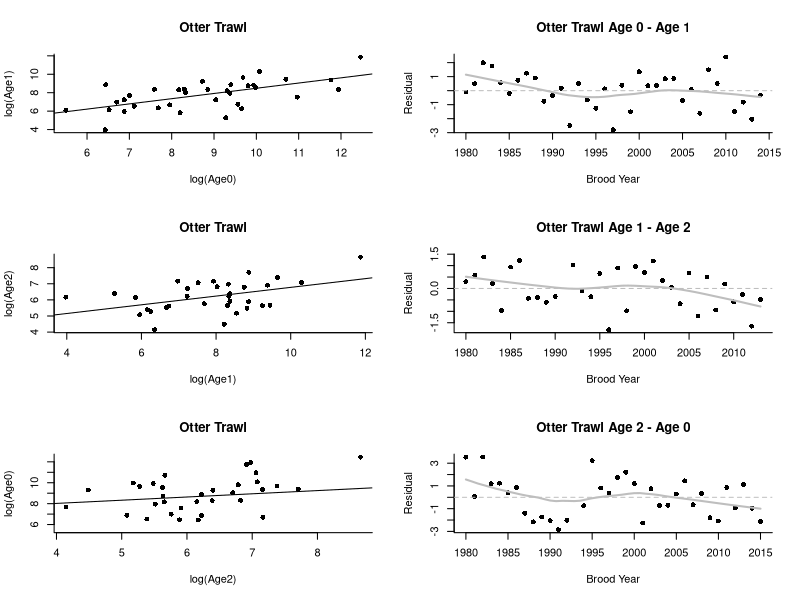
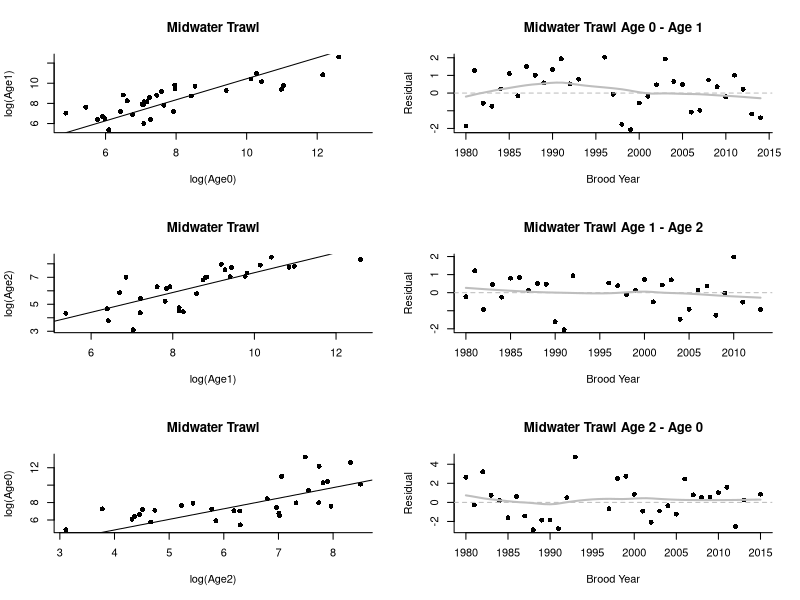
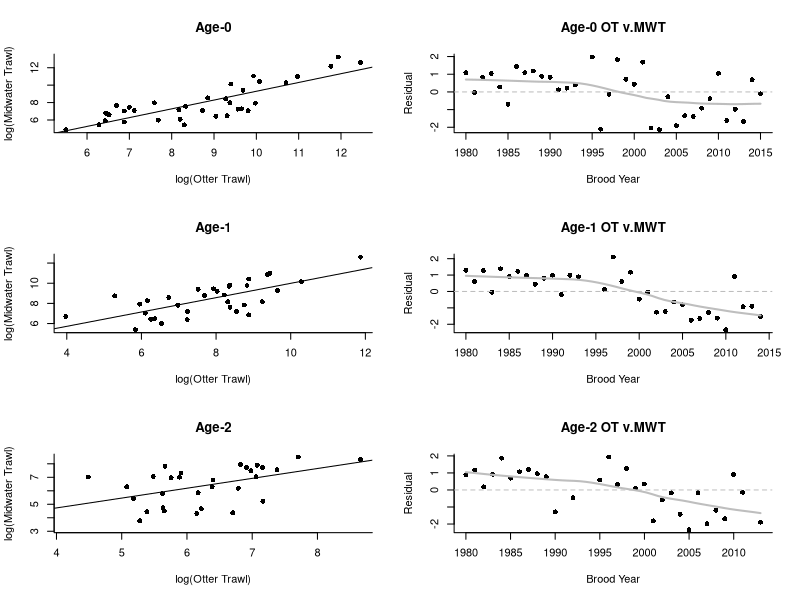

Write the R code that produced these figures, in order.
#### 1. INTRODUCTION ####
# 2024-03-14
# Vanessa Tobias <vanessa_tobias@fws.gov>

# The purpose of this code is to document the population dynamics model
#    appendix/technical note, as it appears in the Longfin Smelt Species
#    Status Assessment.

# This code is part of LFS Technical Note 4 (v. 3.2).
# It creates figures 2, 3, and 4, which are the data exploration graphs.

# The code file called "PopModel_BH_LN.R" fits the population model
#   and creates the later figures in the technical note.


#### 2. SETUP ####
## Packages ####
# This code does not require any additional packages


## Functions ####
## Residual Plotting Function
plotXresids <- function(dataset, model, x, xlab, main, loess = FALSE){
  # PLOTS a variable against residuals from a model that you specify
  # --- dataset = name of the dataset you want to plot from. No quotes.
  # --- model = name of the model that you want to extract residuals from
  # --- x = the variable name (in quotes) that you want to plot on the x axis
  # --- xlab = the label for the x axis (in quotes)
  # --- main = label for the top of the plot; should describe the model
  
  # rename the dataset for convenience
  dat <- dataset
  # extract the variable names from the model
  z <- all.vars(formula(model))[2]
  y <- all.vars(formula(model))[1]
  # remove any NAs from the dataset (to make the vectors the same length for plotting)
  dat <- dat[which(!is.na(eval(parse(text = paste0("dat$", y)))) & !is.na(eval(parse(text = paste0("dat$", z))))),]
  # draw the residual plot
  plot(eval(parse(text = paste0("dat$", x))),
       residuals(model),
       pch = 16, col = "black", bty = "l",
       xlab = xlab,
       ylab = "Residual",
       main = main)
  # add a horizontal line at residual = 0
  abline(h = 0, lty = 2, col = "grey")
  # add a smooth line, if requested
  if (loess == TRUE) lines(loess.smooth(eval(parse(text = paste0("dat$", x))),
                                        residuals(model), family = "gaussian"),
                           lwd = 2, col = "grey")
}


## Data ####
# Get Bay Study data from a CSV file
sfbs <- read.csv("./Data_Original/SFBS_just_LFS_Indices.csv", header = TRUE)
sfbs$log.ot.0 <- log(sfbs$ot.0)
sfbs$log.ot.1 <- log(sfbs$ot.1)
sfbs$log.ot.2 <- log(sfbs$ot.2)
sfbs$log.ot.2[which(is.infinite(sfbs$log.ot.2))] <- NA

sfbs$log.mwt.0 <- log(sfbs$mwt.0)
sfbs$log.mwt.1 <- log(sfbs$mwt.1)
sfbs$log.mwt.2 <- log(sfbs$mwt.2)
sfbs$log.mwt.2[which(is.infinite(sfbs$log.mwt.2))] <- NA
# Reorganize Bay Study data into year classes

yrClass <- data.frame(brood.year = sfbs$year,
                      ot.0 = sfbs$ot.0,
                      ot.1 = c(sfbs$ot.1[-1], NA),
                      ot.2 = c(sfbs$ot.2[-(1:2)], NA, NA),
                      mwt.0 = sfbs$mwt.0,
                      mwt.1 = c(sfbs$mwt.1[-1], NA),
                      mwt.2 = c(sfbs$mwt.2[-(1:2)], NA, NA))

# Calculate log of each index
yrClass$log.ot.0 <- log(yrClass$ot.0)
yrClass$log.ot.1 <- log(yrClass$ot.1)
yrClass$log.ot.2 <- log(yrClass$ot.2)
yrClass$log.ot.2[which(is.infinite(yrClass$log.ot.2))] <- NA
yrClass$log.mwt.0 <- log(yrClass$mwt.0)
yrClass$log.mwt.1 <- log(yrClass$mwt.1)
yrClass$log.mwt.2 <- log(yrClass$mwt.2)
yrClass$log.mwt.2[which(is.infinite(yrClass$log.mwt.2))] <- NA

# calculate survival ratios
yrClass$log.ot.01 <- yrClass$log.ot.1/yrClass$log.ot.0
yrClass$log.ot.02 <- yrClass$log.ot.2/yrClass$log.ot.0
yrClass$log.ot.12 <- yrClass$log.ot.2/yrClass$log.ot.1
yrClass$log.mwt.01 <- yrClass$log.mwt.1/yrClass$log.mwt.0
yrClass$log.mwt.02 <- yrClass$log.mwt.2/yrClass$log.mwt.0
yrClass$log.mwt.12 <- yrClass$log.mwt.2/yrClass$log.mwt.1

#### 3. ANALYSIS ####
## Correlations ####
### Otter Trawl ####
corrAge0_1.ot <- lm(log.ot.1 ~ log.ot.0, data = yrClass)
corrAge1_2.ot <- lm(log.ot.2 ~ log.ot.1, data = yrClass)
corrAge2_0.ot <- lm(log.ot.0 ~ log.ot.2, data = sfbs,
                    na.action = na.omit)

### Midwater Trawl ####
corrAge0_1.mwt <- lm(log.mwt.1 ~ log.mwt.0 - 1, data = yrClass)
corrAge1_2.mwt <- lm(log.mwt.2 ~ log.mwt.1 - 1, data = yrClass)
corrAge2_0.mwt <- lm(log.mwt.0 ~ log.mwt.2 -1, data = sfbs,
                     na.action = na.omit)

### Otter Trawl v. Midwater Trawl ####
corrAge0gears <- lm(log.mwt.0 ~ log.ot.0, data = yrClass)
corrAge1gears <- lm(log.mwt.1 ~ log.ot.1, data = yrClass)
corrAge2gears <- lm(log.mwt.2 ~ log.ot.2, data = yrClass)


#### 4. PLOTS ####

### Fig. 2 Otter Trawl ####
summary(corrAge0_1.ot)
summary(corrAge1_2.ot)
summary(corrAge2_0.ot)

png("./Figures/Fig2_OT.png",
    height = 10.125, width = 9.45, units = "in", res = 300)
par(mfrow = c(3, 2)) # create a 3x2 grid, fill by rows

# Row 1: age 0 v. age 1
plot(yrClass$log.ot.0, yrClass$log.ot.1,
     pch = 16, col = "black", bty = "l",
     xlab = "log(Age0)",
     ylab = "log(Age1)",
     main = "Otter Trawl")
abline(coefficients(corrAge0_1.ot))

plotXresids(dataset = yrClass, model = corrAge0_1.ot,
            x = "brood.year", xlab = "Brood Year",
            main = "Otter Trawl Age 0 - Age 1",
            loess = TRUE)

# Row 2: age 1 v. age 2
plot(yrClass$log.ot.1, yrClass$log.ot.2,
     pch = 16, col = "black", bty = "l",
     xlab = "log(Age1)",
     ylab = "log(Age2)",
     main = "Otter Trawl")
abline(coefficients(corrAge1_2.ot))

plotXresids(dataset = yrClass, model = corrAge1_2.ot,
            x = "brood.year", xlab = "Brood Year",
            main = "Otter Trawl Age 1 - Age 2",
            loess = TRUE)

# Row 3: age 2 v. age 0
plot(yrClass$log.ot.2, yrClass$log.ot.0,
     pch = 16, col = "black", bty = "l",
     xlab = "log(Age2)",
     ylab = "log(Age0)",
     main = "Otter Trawl")
abline(coefficients(corrAge2_0.ot))

plotXresids(dataset = sfbs,
            model = corrAge2_0.ot, 
            x = "year", xlab = "Brood Year",
            main = "Otter Trawl Age 2 - Age 0",
            loess = TRUE)
dev.off()

### Fig. 3 Midwater Trawl ####
summary(corrAge0_1.mwt)
summary(corrAge1_2.mwt)
summary(corrAge2_0.mwt)

png("./Figures/Fig3_MWT.png",
    height = 10.125, width = 9.45, units = "in", res = 300)
par(mfrow = c(3, 2)) # create a 3x2 grid, fill by rows

# Row 1: age 0 v. age 1
plot(yrClass$log.mwt.0, yrClass$log.mwt.1,
     pch = 16, col = "black", bty = "l",
     xlab = "log(Age0)",
     ylab = "log(Age1)",
     main = "Midwater Trawl")
abline(b=coefficients(corrAge0_1.mwt), a = 0)

plotXresids(dataset = yrClass, model = corrAge0_1.mwt, 
            x = "brood.year", xlab = "Brood Year",
            main = "Midwater Trawl Age 0 - Age 1",
            loess = TRUE)

# Row 2: age 1 v. age 2
plot(yrClass$log.mwt.1, yrClass$log.mwt.2,
     pch = 16, col = "black", bty = "l",
     xlab = "log(Age1)",
     ylab = "log(Age2)",
     main = "Midwater Trawl")
abline(b = coefficients(corrAge1_2.mwt), a = 0)

plotXresids(dataset = yrClass, model = corrAge1_2.mwt, 
            x = "brood.year", xlab = "Brood Year",
            main = "Midwater Trawl Age 1 - Age 2",
            loess = TRUE)

# Row 3: age 2 v. age 0
plot(yrClass$log.mwt.2, yrClass$log.mwt.0,
     pch = 16, col = "black", bty = "l",
     xlab = "log(Age2)",
     ylab = "log(Age0)",
     main = "Midwater Trawl")
abline(b = coefficients(corrAge2_0.mwt), a = 0)

plotXresids(dataset = sfbs, model = corrAge2_0.mwt, 
            x = "year", xlab = "Brood Year",
            main = "Midwater Trawl Age 2 - Age 0",
            loess = TRUE)

dev.off()


### Fig. 4 Gear Comparison ####
summary(corrAge0gears)
summary(corrAge1gears)
summary(corrAge2gears)

png("./Figures/Fig4_gear_comp.png",
    height = 10.125, width = 9.45, units = "in", res = 300)
par(mfrow = c(3, 2)) # create a 3x2 grid, fill by rows

# Row 1: Age-0
plot(yrClass$log.ot.0, yrClass$log.mwt.0,
     pch = 16, col = "black", bty = "l",
     ylab = "log(Midwater Trawl)",
     xlab = "log(Otter Trawl)",
     main = "Age-0")
abline(coefficients(corrAge0gears))

plotXresids(dataset = yrClass, model = corrAge0gears, 
            x = "brood.year", xlab = "Brood Year",
            main = "Age-0 OT v.MWT",
            loess = TRUE)

# Row 2: Age-1
plot(yrClass$log.ot.1, yrClass$log.mwt.1,
     pch = 16, col = "black", bty = "l",
     ylab = "log(Midwater Trawl)",
     xlab = "log(Otter Trawl)",
     main = "Age-1")
abline(coefficients(corrAge1gears))

plotXresids(dataset = yrClass, model = corrAge1gears, 
            x = "brood.year", xlab = "Brood Year",
            main = "Age-1 OT v.MWT",
            loess = TRUE)

# Row 3: Age-2
plot(yrClass$log.ot.2, yrClass$log.mwt.2,
     pch = 16, col = "black", bty = "l",
     ylab = "log(Midwater Trawl)",
     xlab = "log(Otter Trawl)",
     main = "Age-2")
abline(coefficients(corrAge2gears))

plotXresids(dataset = yrClass, model = corrAge2gears, 
            x = "brood.year", xlab = "Brood Year",
            main = "Age-2 OT v.MWT",
            loess = TRUE)

dev.off()